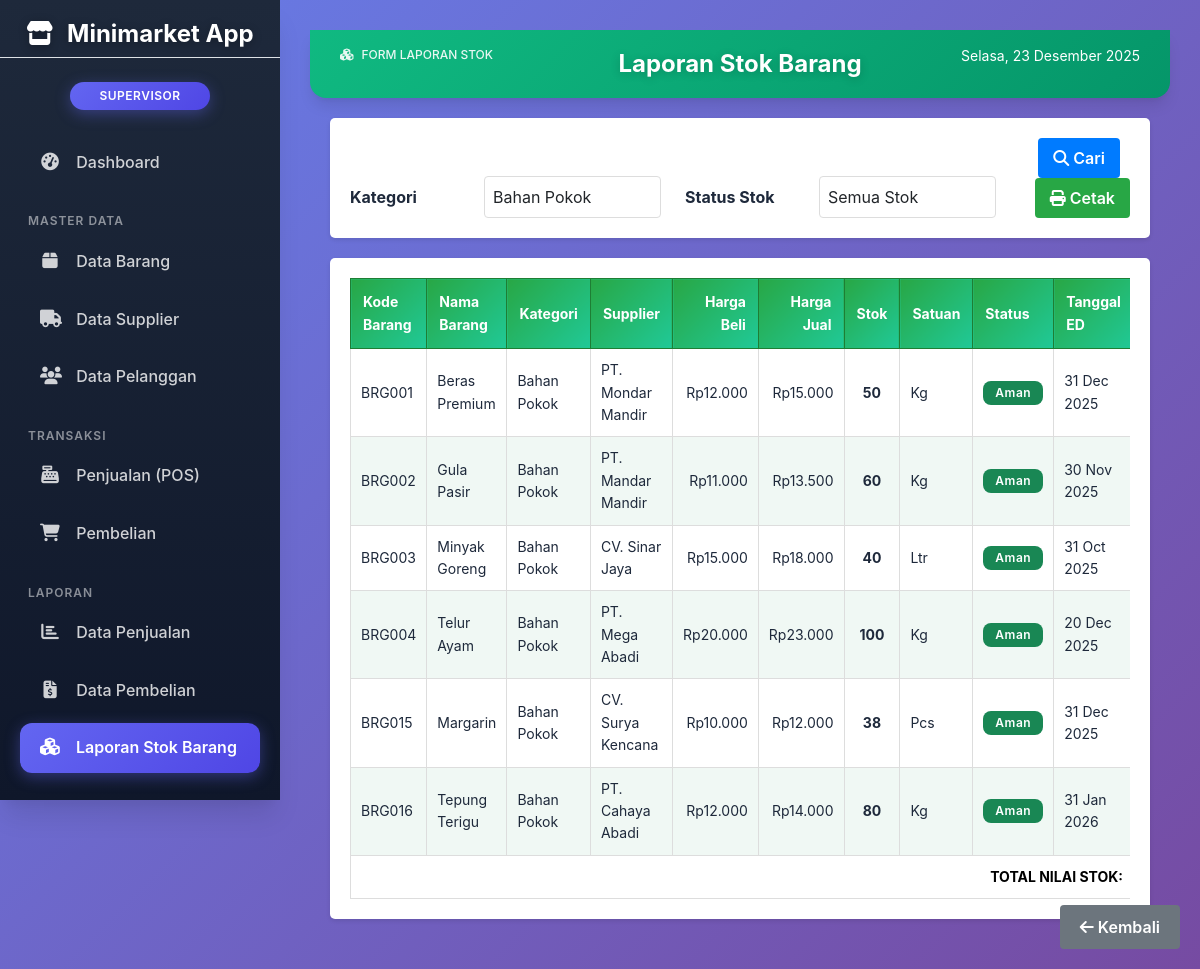
The app's page /Rakyat/pages/report_products.php?kategori=Bahan Pokok (signed in) with its own data.
### tables this page shows
CREATE TABLE `products` (
  `product_id` int(11) NOT NULL,
  `kode_barang` varchar(50) NOT NULL COMMENT 'Kode unik barang/SKU',
  `nama_barang` varchar(150) NOT NULL,
  `supplier_id` int(11) NOT NULL,
  `harga_beli` decimal(10,2) NOT NULL COMMENT 'Harga modal per satuan',
  `harga_jual` decimal(10,2) NOT NULL COMMENT 'Harga jual per satuan',
  `stok` int(11) NOT NULL DEFAULT 0 COMMENT 'Stok fisik saat ini',
  `satuan` varchar(20) DEFAULT NULL COMMENT 'Satuan barang (Pcs, Box, Kg)',
  `kategori` varchar(50) DEFAULT NULL,
  `tanggal_ed` date DEFAULT NULL COMMENT 'Tanggal Kedaluwarsa',
  `created_at` timestamp NOT NULL DEFAULT current_timestamp()
);

CREATE TABLE `supplier` (
  `supplier_id` int(11) NOT NULL,
  `nama_supplier` varchar(150) NOT NULL COMMENT 'Nama Perusahaan Supplier',
  `alamat` text DEFAULT NULL COMMENT 'Alamat Kantor Supplier',
  `no_telepon` varchar(15) DEFAULT NULL COMMENT 'Nomor Telepon/Kontak',
  `nama_kontak` varchar(100) DEFAULT NULL COMMENT 'Nama Kontak Person',
  `created_at` timestamp NOT NULL DEFAULT current_timestamp()
);

### Rakyat/pages/report_products.php (the view, shortened to what this page needs)
<?php
include "../config/koneksi.php";
$is_connected = isset($koneksi) && $koneksi instanceof mysqli && $koneksi->connect_error === null;
$user_role = $_SESSION['role'] ?? 'kasir';
function formatRupiah($angka) {
    return 'Rp' . number_format($angka, 0, ',', '.');
}
function formatTanggalIndo($tanggal) {
    $bulan = [
        1 => 'Januari', 2 => 'Februari', 3 => 'Maret', 4 => 'April',
        5 => 'Mei', 6 => 'Juni', 7 => 'Juli', 8 => 'Agustus',
        9 => 'September', 10 => 'Oktober', 11 => 'November', 12 => 'Desember'
    ];
    $hari = ['Minggu', 'Senin', 'Selasa', 'Rabu', 'Kamis', 'Jumat', 'Sabtu'];
    $timestamp = strtotime($tanggal);
    $hari_nama = $hari[date('w', $timestamp)];
    $tanggal_format = date('d', $timestamp) . ' ' . $bulan[(int)date('n', $timestamp)] . ' ' . date('Y', $timestamp);
    return $hari_nama . ', ' . $tanggal_format;
}
$filter_kategori = $_GET['kategori'] ?? '';
$filter_stok = $_GET['stok'] ?? 'all';
$products_data = [];
if ($is_connected) {
    $sql = "SELECT
                p.product_id,
                p.kode_barang,
                p.nama_barang,
                p.harga_beli,
                p.harga_jual,
                p.stok,
                p.satuan,
                p.kategori,
                p.tanggal_ed,
                s.nama_supplier
            FROM products p
            LEFT JOIN supplier s ON p.supplier_id = s.supplier_id
            WHERE 1=1";
    $params = [];
    $types = '';
    if (!empty($filter_kategori)) {
        $sql .= " AND p.kategori = ?";
        $params[] = $filter_kategori;
        $types .= 's';
    }
    $sql .= " ORDER BY p.kode_barang ASC";
    $stmt = $koneksi->prepare($sql);
    if ($stmt) {
        if (!empty($params)) {
            $stmt->bind_param($types, ...$params);
        }
        $stmt->execute();
        $result = $stmt->get_result();
        while ($row = $result->fetch_assoc()) {
            $nilai_stok = $row['stok'] * $row['harga_beli'];
            $products_data[] = [
                'product_id' => $row['product_id'],
                'kode_barang' => $row['kode_barang'],
                'nama_barang' => $row['nama_barang'],
                'harga_beli' => $row['harga_beli'],
                'harga_jual' => $row['harga_jual'],
                'stok' => $row['stok'],
                'satuan' => $row['satuan'],
                'kategori' => $row['kategori'],
                'tanggal_ed' => $row['tanggal_ed'],
                'nama_supplier' => $row['nama_supplier'],
                'nilai_stok' => $nilai_stok
            ];
        }
    }
    $kategori_list = [];
    $stmt_kategori = $koneksi->query("SELECT DISTINCT kategori FROM products WHERE kategori IS NOT NULL AND kategori != '' ORDER BY kategori ASC");
    if ($stmt_kategori) {
        while ($row = $stmt_kategori->fetch_assoc()) {
            $kategori_list[] = $row['kategori'];
        }
    }
}
function formatTanggalED($tanggal) {
    return date('d M Y', strtotime($tanggal));
}
function getStokStatus($stok) {
    if ($stok == 0) {
        return '<span class="badge bg-danger">Habis</span>';
    } elseif ($stok <= 10) {
        return '<span class="badge bg-warning">Kritis</span>';
    } else {
        return '<span class="badge bg-success">Aman</span>';
    }
}
?>
<!DOCTYPE html>
<html lang="id">
<head>
<link href="https://cdn.jsdelivr.net/npm/bootstrap@5.3.2/dist/css/bootstrap.min.css" rel="stylesheet">
<link rel="stylesheet" href="https://cdnjs.cloudflare.com/ajax/libs/font-awesome/6.5.1/css/all.min.css">
<link rel="stylesheet" href="../assets/css/modern-style.css">
</head>
<body>
<nav id="sidebar">
    <h4 class="text-center mb-4 border-bottom pb-2 text-white">
        <i class="fas fa-store me-2"></i> Minimarket App
    </h4>
    <p class="text-center badge bg-primary mx-auto d-block w-50"><?= strtoupper($user_role); ?></p>
    <ul class="nav flex-column p-2">
        <li class="nav-item">
            <a class="nav-link" href="dashboard.php">
                <i class="fas fa-tachometer-alt"></i> Dashboard
            </a>
        </li>
        <?php if (in_array($user_role, ['manager', 'supervisor'])): ?>
        <li class="nav-item mt-3">
            <strong class="text-secondary small">MASTER DATA</strong>
        </li>
        <li class="nav-item">
            <a class="nav-link" href="products.php"><i class="fas fa-box"></i> Data Barang</a>
        </li>
        <li class="nav-item">
            <a class="nav-link" href="suppliers.php"><i class="fas fa-truck"></i> Data Supplier</a>
        </li>
        <li class="nav-item">
            <a class="nav-link" href="data_pelanggan.php"><i class="fas fa-users"></i> Data Pelanggan</a>
        </li>
        <?php endif; ?>
        <li class="nav-item mt-3">
            <strong class="text-secondary small">TRANSAKSI</strong>
        </li>
        <li class="nav-item">
            <a class="nav-link" href="sales_transaction.php"><i class="fas fa-cash-register"></i> Penjualan (POS)</a>
        </li>
        <?php if (in_array($user_role, ['manager', 'supervisor'])): ?>
        <li class="nav-item">
            <a class="nav-link" href="purchases_transaction.php"><i class="fas fa-shopping-cart"></i> Pembelian</a>
        </li>
        <?php endif; ?>
        <?php if (in_array($user_role, ['manager', 'supervisor'])): ?>
        <li class="nav-item mt-3">
            <strong class="text-secondary small">LAPORAN</strong>
        </li>
        <li class="nav-item">
            <a class="nav-link" href="report_sales.php"><i class="fas fa-chart-bar"></i> Data Penjualan</a>
        </li>
        <li class="nav-item">
            <a class="nav-link" href="report_purchases.php"><i class="fas fa-file-invoice-dollar"></i> Data Pembelian</a>
        </li>
        <li class="nav-item">
            <a class="nav-link active-page" href="report_products.php"><i class="fas fa-cubes"></i> Laporan Stok Barang</a>
        </li>
        <?php endif; ?>
    </ul>
</nav>
<div id="main-content">
    <div class="header-green">
        <div class="header-subtitle"><i class="fas fa-cubes me-2"></i>FORM LAPORAN STOK</div>
        <div class="header-title">Laporan Stok Barang</div>
        <div class="header-date"><?= formatTanggalIndo(date('Y-m-d')) ?></div>
    </div>
    <div class="form-container filter-container">
        <form method="GET" action="report_products.php" id="filterForm">
            <div class="row align-items-end">
                <div class="col-md-2">
                    <label class="form-label fw-bold">Kategori</label>
                </div>
                <div class="col-md-3">
                    <div class="form-group mb-0">
                        <select class="form-control" name="kategori">
                            <?php foreach ($kategori_list as $kat): ?>
                                <option value="<?= htmlspecialchars($kat) ?>" <?= $filter_kategori == $kat ? 'selected' : '' ?>>
                                    <?= htmlspecialchars($kat) ?>
                                </option>
                            <?php endforeach; ?>
                        </select>
                    </div>
                </div>
                <div class="col-md-2">
                    <label class="form-label fw-bold">Status Stok</label>
                </div>
                <div class="col-md-3">
                    <div class="form-group mb-0">
                        <select class="form-control" name="stok">
                            <option value="all" <?= $filter_stok == 'all' ? 'selected' : '' ?>>Semua Stok</option>
                        </select>
                    </div>
                </div>
                <div class="col-md-2 text-end">
                    <button type="submit" class="btn btn-search">
                        <i class="fas fa-search"></i> Cari
                    </button>
                    <button type="button" class="btn btn-print" onclick="window.print()">
                        <i class="fas fa-print"></i> Cetak
                    </button>
                </div>
            </div>
        </form>
    </div>
    <div class="print-area">
        <div class="form-container">
            <div class="table-responsive">
                <table class="report-table">
                <thead>
                    <tr>
                        <th>Kode Barang</th>
                        <th>Nama Barang</th>
                        <th>Kategori</th>
                        <th>Supplier</th>
                        <th class="text-end">Harga Beli</th>
                        <th class="text-end">Harga Jual</th>
                        <th class="text-center">Stok</th>
                        <th>Satuan</th>
                        <th>Status</th>
                        <th>Tanggal ED</th>
                    </tr>
                </thead>
                <tbody>
                    <?php if (empty($products_data)): ?>
                        <tr>
                            <td colspan="11" class="text-center text-muted" style="padding:50px;">
                                Tidak ada data barang untuk filter yang dipilih.
                            </td>
                        </tr>
                    <?php else: ?>
                        <?php foreach ($products_data as $row): ?>
                            <tr>
                                <td><?= htmlspecialchars($row['kode_barang']) ?></td>
                                <td><?= htmlspecialchars($row['nama_barang']) ?></td>
                                <td><?= htmlspecialchars($row['kategori'] ?? '-') ?></td>
                                <td><?= htmlspecialchars($row['nama_supplier'] ?? '-') ?></td>
                                <td class="text-end"><?= formatRupiah($row['harga_beli']) ?></td>
                                <td class="text-end"><?= formatRupiah($row['harga_jual']) ?></td>
                                <td class="text-center fw-bold <?= $row['stok'] == 0 ? 'text-danger' : ($row['stok'] <= 10 ? 'text-warning' : '') ?>">
                                    <?= $row['stok'] ?>
                                </td>
                                <td><?= htmlspecialchars($row['satuan'] ?? '-') ?></td>
                                <td><?= getStokStatus($row['stok']) ?></td>
                                <td><?= formatTanggalED($row['tanggal_ed']) ?></td>
                            </tr>
                        <?php endforeach; ?>
                        <tr class="table-info">
                            <td colspan="10" class="text-end fw-bold">TOTAL NILAI STOK:</td>
                        </tr>
                    <?php endif; ?>
                </tbody>
                </table>
            </div>
        </div>
    </div>
    <button type="button" class="btn btn-back" onclick="window.location.href='dashboard.php'">
        <i class="fas fa-arrow-left"></i> Kembali
    </button>
</div>
</body>
</html>

### Rakyat/assets/css/modern-style.css (style rules this page uses)
:root { --primary-color: #6366f1; --primary-dark: #4f46e5; --primary-light: #818cf8; --secondary-color: #10b981; --danger-color: #ef4444; --warning-color: #f59e0b; --info-color: #3b82f6; --dark-color: #1e293b; --light-bg: #f8fafc; --card-bg: #ffffff; --text-primary: #1e293b; --text-secondary: #64748b; --border-color: #e2e8f0; --shadow-sm: 0 1px 2px 0 rgba(0, 0, 0, 0.05); --shadow-md: 0 4px 6px -1px rgba(0, 0, 0, 0.1), 0 2px 4px -1px rgba(0, 0, 0, 0.06); --shadow-lg: 0 10px 15px -3px rgba(0, 0, 0, 0.1), 0 4px 6px -2px rgba(0, 0, 0, 0.05); --shadow-xl: 0 20px 25px -5px rgba(0, 0, 0, 0.1), 0 10px 10px -5px rgba(0, 0, 0, 0.04); }
* { margin: 0; padding: 0; box-sizing: border-box; }
body { font-family: "Inter", "Segoe UI", -apple-system, BlinkMacSystemFont, "Roboto", sans-serif; background: linear-gradient(135deg, #667eea 0%, #764ba2 100%); background-attachment: fixed; color: var(--text-primary); line-height: 1.6; }
#sidebar { position: fixed; top: 0; left: 0; height: 100vh; width: 280px; z-index: 1000; background: linear-gradient(180deg, #1e293b 0%, #0f172a 100%); box-shadow: var(--shadow-xl); padding: 20px 0; transition: all 0.3s cubic-bezier(0.4, 0, 0.2, 1); overflow-y: auto; }
#sidebar h4 { color: #ffffff; font-weight: 700; font-size: 1.5rem; text-align: center; margin-bottom: 10px; padding: 0 20px; text-shadow: 0 2px 10px rgba(0, 0, 0, 0.3); }
#sidebar .badge { background: linear-gradient( 135deg, var(--primary-color), var(--primary-dark) ); padding: 8px 16px; border-radius: 20px; font-weight: 600; letter-spacing: 0.5px; box-shadow: 0 4px 15px rgba(99, 102, 241, 0.4); }
#sidebar .nav-link { color: rgba(255, 255, 255, 0.8); padding: 12px 20px; margin: 4px 12px; border-radius: 12px; transition: all 0.3s cubic-bezier(0.4, 0, 0.2, 1); font-weight: 500; position: relative; overflow: hidden; }
#sidebar .nav-link::before { content: ""; position: absolute; top: 0; left: -100%; width: 100%; height: 100%; background: linear-gradient( 90deg, transparent, rgba(255, 255, 255, 0.1), transparent ); transition: left 0.5s; }
#sidebar .nav-link.active, #sidebar .nav-link.active-page { background: linear-gradient( 135deg, var(--primary-color), var(--primary-dark) ); color: #ffffff; box-shadow: 0 4px 15px rgba(99, 102, 241, 0.4); font-weight: 600; }
#sidebar .nav-link i { margin-right: 12px; width: 20px; text-align: center; font-size: 1.1rem; }
#sidebar .text-secondary { color: rgba(255, 255, 255, 0.5) !important; font-size: 0.75rem; font-weight: 600; text-transform: uppercase; letter-spacing: 1px; margin-top: 20px; padding: 0 20px; }
#main-content { margin-left: 280px; padding: 30px; min-height: 100vh; background: transparent; }
.btn { border-radius: 12px; padding: 10px 24px; font-weight: 600; transition: all 0.3s cubic-bezier(0.4, 0, 0.2, 1); border: none; position: relative; overflow: hidden; }
.btn::before { content: ""; position: absolute; top: 50%; left: 50%; width: 0; height: 0; border-radius: 50%; background: rgba(255, 255, 255, 0.3); transform: translate(-50%, -50%); transition: width 0.6s, height 0.6s; }
.form-control { border: 2px solid var(--border-color); border-radius: 12px; padding: 12px 16px; transition: all 0.3s; background: white; }
.form-label { font-weight: 600; color: var(--text-primary); margin-bottom: 8px; }
.badge { padding: 6px 12px; border-radius: 8px; font-weight: 600; font-size: 0.75rem; letter-spacing: 0.5px; }
.header-green { background: linear-gradient(135deg, var(--secondary-color) 0%, #059669 100%); color: white; padding: 24px 30px; margin-bottom: 24px; border-radius: 0 0 16px 16px; box-shadow: var(--shadow-lg); }
.header-green .header-title { font-size: 28px; font-weight: 700; text-align: center; text-shadow: 0 2px 10px rgba(0, 0, 0, 0.2); }
.header-green .header-subtitle { font-size: 14px; opacity: 0.95; text-align: center; font-weight: 500; }
.form-container { background: var(--card-bg); padding: 24px; margin: 0 20px 20px 20px; border-radius: 16px; box-shadow: var(--shadow-lg); backdrop-filter: blur(10px); }

### records on screen
products: kode_barang "BRG001", nama_barang "Beras Premium", kategori "Bahan Pokok", supplier.nama_supplier "PT. Mondar Mandir", harga_beli "Rp12.000", harga_jual "Rp15.000", stok "50", satuan "Kg", shows "Aman", tanggal_ed "31 Dec 2025"
products: kode_barang "BRG002", nama_barang "Gula Pasir", kategori "Bahan Pokok", supplier.nama_supplier "PT. Mandar Mandir", harga_beli "Rp11.000", harga_jual "Rp13.500", stok "60", satuan "Kg", shows "Aman", tanggal_ed "30 Nov 2025"
products: kode_barang "BRG003", nama_barang "Minyak Goreng", kategori "Bahan Pokok", supplier.nama_supplier "CV. Sinar Jaya", harga_beli "Rp15.000", harga_jual "Rp18.000", stok "40", satuan "Ltr", shows "Aman", tanggal_ed "31 Oct 2025"
products: kode_barang "BRG004", nama_barang "Telur Ayam", kategori "Bahan Pokok", supplier.nama_supplier "PT. Mega Abadi", harga_beli "Rp20.000", harga_jual "Rp23.000", stok "100", satuan "Kg", shows "Aman", tanggal_ed "20 Dec 2025"
products: kode_barang "BRG015", nama_barang "Margarin", kategori "Bahan Pokok", supplier.nama_supplier "CV. Surya Kencana", harga_beli "Rp10.000", harga_jual "Rp12.000", stok "38", satuan "Pcs", shows "Aman", tanggal_ed "31 Dec 2025"
products: kode_barang "BRG016", nama_barang "Tepung Terigu", kategori "Bahan Pokok", supplier.nama_supplier "PT. Cahaya Abadi", harga_beli "Rp12.000", harga_jual "Rp14.000", stok "80", satuan "Kg", shows "Aman", tanggal_ed "31 Jan 2026"

### other values on screen
$user_role "SUPERVISOR"
form field kategori "Bahan Pokok"
